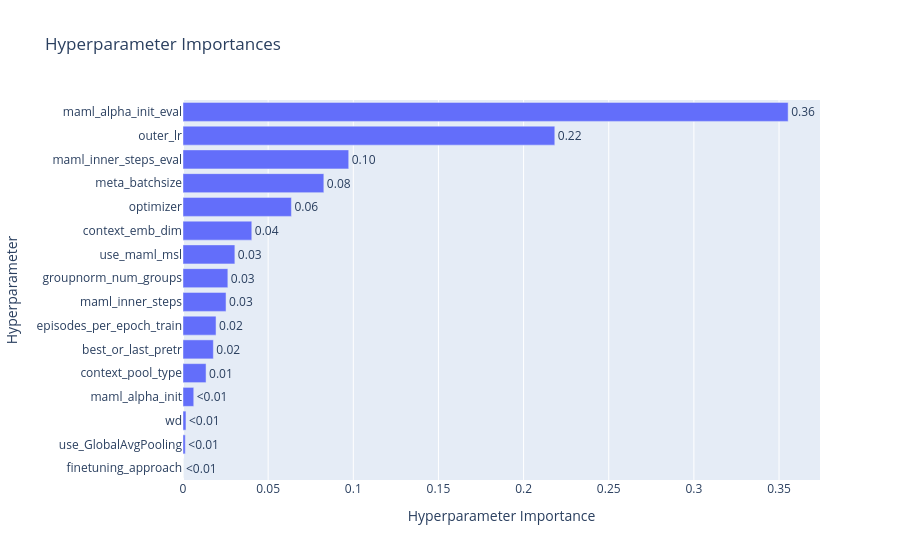

This figure's notebook cell:
### Code cell
# 2. Plot Hyperparameter Importance
try:
    fig_imp = plot_param_importances(study)
    fig_imp.show()
except Exception as e:
    print(f"Could not plot importance (might need more trials): {e}")

### Figure 1 — Plotly figure (JSON) as saved in the notebook; plotly's stock layout.template omitted (floating-point values rounded to 4 significant figures)
{"data": [{"cliponaxis": false, "hovertemplate": ["finetuning_approach (CategoricalDistribution): 0.0<extra></extra>", "use_GlobalAvgPooling (CategoricalDistribution): 0.0013519369673562543<extra></extra>", "wd (FloatDistribution): 0.0017458317825582606<extra></extra>", "maml_alpha_init (FloatDistribution): 0.006309567034065982<extra></extra>", "context_pool_type (CategoricalDistribution): 0.013535202950974356<extra></extra>", "best_or_last_pretr (CategoricalDistribution): 0.017828663928049514<extra></extra>", "episodes_per_epoch_train (CategoricalDistribution): 0.01940152008242957<extra></extra>", "maml_inner_steps (CategoricalDistribution): 0.025272871480107706<extra></extra>", "groupnorm_num_groups (CategoricalDistribution): 0.02633816971488662<extra></extra>", "use_maml_msl (CategoricalDistribution): 0.03045787101382425<extra></extra>", "context_emb_dim (CategoricalDistribution): 0.040395367207693454<extra></extra>", "optimizer (CategoricalDistribution): 0.06366769850827601<extra></extra>", "meta_batchsize (CategoricalDistribution): 0.08270251557413219<extra></extra>", "maml_inner_steps_eval (CategoricalDistribution): 0.09731403910187815<extra></extra>", "outer_lr (FloatDistribution): 0.21833043005369832<extra></extra>", "maml_alpha_init_eval (FloatDistribution): 0.3553483146000695<extra></extra>"], "name": "Objective Value", "orientation": "h", "text": ["<0.01", "<0.01", "<0.01", "<0.01", "0.01", "0.02", "0.02", "0.03", "0.03", "0.03", "0.04", "0.06", "0.08", "0.10", "0.22", "0.36"], "textposition": "outside", "type": "bar", "x": [0, 0.001352, 0.001746, 0.00631, 0.01354, 0.01783, 0.0194, 0.02527, 0.02634, 0.03046, 0.0404, 0.06367, 0.0827, 0.09731, 0.2183, 0.3553], "y": ["finetuning_approach", "use_GlobalAvgPooling", "wd", "maml_alpha_init", "context_pool_type", "best_or_last_pretr", "episodes_per_epoch_train", "maml_inner_steps", "groupnorm_num_groups", "use_maml_msl", "context_emb_dim", "optimizer", "meta_batchsize", "maml_inner_steps_eval", "outer_lr", "maml_alpha_init_eval"]}], "layout": {"title": {"text": "Hyperparameter Importances"}, "xaxis": {"title": {"text": "Hyperparameter Importance"}}, "yaxis": {"title": {"text": "Hyperparameter"}}}}
